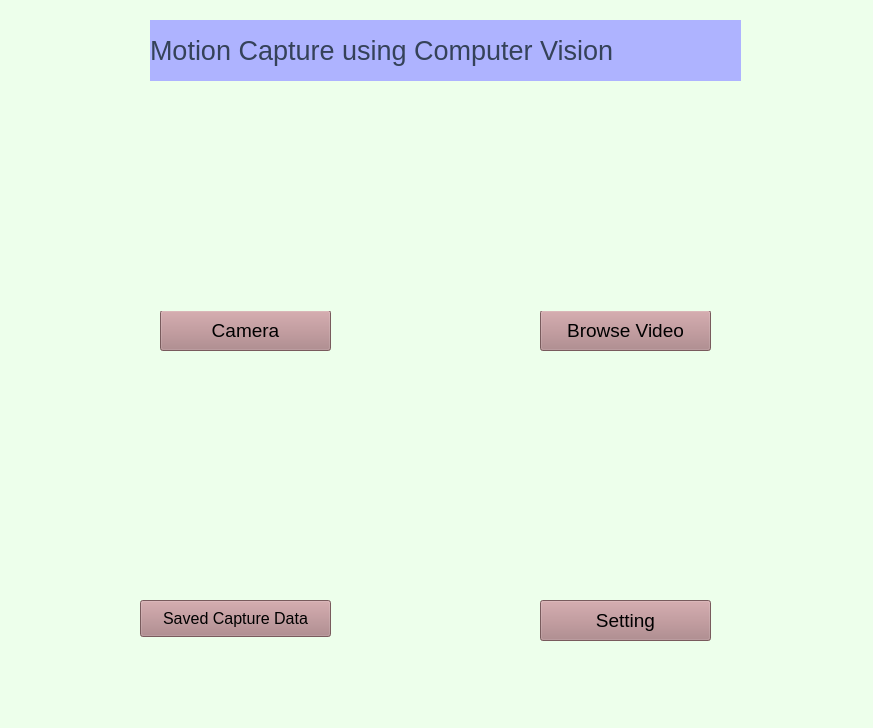
<?xml version="1.0" encoding="UTF-8"?>
<ui version="4.0">
 <class>MainWindow</class>
 <widget class="QMainWindow" name="MainWindow">
  <property name="geometry">
   <rect>
    <x>0</x>
    <y>0</y>
    <width>873</width>
    <height>728</height>
   </rect>
  </property>
  <property name="font">
   <font>
    <pointsize>15</pointsize>
   </font>
  </property>
  <property name="windowTitle">
   <string>MainWindow</string>
  </property>
  <property name="styleSheet">
   <string notr="true">background-color: rgb(237, 255, 235);</string>
  </property>
  <widget class="QWidget" name="centralwidget">
   <property name="styleSheet">
    <string notr="true"/>
   </property>
   <widget class="QPushButton" name="Camera_btn">
    <property name="geometry">
     <rect>
      <x>160</x>
      <y>310</y>
      <width>171</width>
      <height>41</height>
     </rect>
    </property>
    <property name="font">
     <font>
      <pointsize>14</pointsize>
     </font>
    </property>
    <property name="styleSheet">
     <string notr="true">background-color: rgb(165, 255, 245);
background-color: rgb(170, 127, 130);</string>
    </property>
    <property name="text">
     <string>Camera</string>
    </property>
   </widget>
   <widget class="QPushButton" name="BrouseVideo_btn">
    <property name="geometry">
     <rect>
      <x>540</x>
      <y>310</y>
      <width>171</width>
      <height>41</height>
     </rect>
    </property>
    <property name="font">
     <font>
      <pointsize>14</pointsize>
     </font>
    </property>
    <property name="styleSheet">
     <string notr="true">background-color: rgb(179, 255, 252);
background-color: rgb(170, 127, 130);</string>
    </property>
    <property name="text">
     <string>Browse Video</string>
    </property>
   </widget>
   <widget class="QPushButton" name="PreviousVideo_btn">
    <property name="geometry">
     <rect>
      <x>140</x>
      <y>600</y>
      <width>191</width>
      <height>37</height>
     </rect>
    </property>
    <property name="font">
     <font>
      <pointsize>12</pointsize>
     </font>
    </property>
    <property name="styleSheet">
     <string notr="true">background-color: rgb(175, 255, 246);
background-color: rgb(170, 127, 130);
</string>
    </property>
    <property name="text">
     <string>Saved Capture Data</string>
    </property>
   </widget>
   <widget class="QPushButton" name="Setting_btn">
    <property name="geometry">
     <rect>
      <x>540</x>
      <y>600</y>
      <width>171</width>
      <height>41</height>
     </rect>
    </property>
    <property name="font">
     <font>
      <pointsize>14</pointsize>
     </font>
    </property>
    <property name="styleSheet">
     <string notr="true">background-color: rgb(174, 255, 252);
background-color: rgb(170, 127, 130);</string>
    </property>
    <property name="text">
     <string>Setting</string>
    </property>
   </widget>
   <widget class="QLabel" name="label_2">
    <property name="geometry">
     <rect>
      <x>520</x>
      <y>130</y>
      <width>201</width>
      <height>181</height>
     </rect>
    </property>
    <property name="styleSheet">
     <string notr="true">image: url(:/newPrefix/file.png);</string>
    </property>
    <property name="text">
     <string/>
    </property>
    <property name="pixmap">
     <pixmap>../assets/images/file.png</pixmap>
    </property>
    <property name="scaledContents">
     <bool>true</bool>
    </property>
   </widget>
   <widget class="QLabel" name="label_4">
    <property name="geometry">
     <rect>
      <x>540</x>
      <y>410</y>
      <width>171</width>
      <height>171</height>
     </rect>
    </property>
    <property name="styleSheet">
     <string notr="true">image: url(:/newPrefix/setting.png);</string>
    </property>
    <property name="text">
     <string/>
    </property>
    <property name="pixmap">
     <pixmap>../assets/images/setting.png</pixmap>
    </property>
    <property name="scaledContents">
     <bool>true</bool>
    </property>
   </widget>
   <widget class="QLabel" name="label_5">
    <property name="geometry">
     <rect>
      <x>150</x>
      <y>20</y>
      <width>591</width>
      <height>61</height>
     </rect>
    </property>
    <property name="font">
     <font>
      <pointsize>20</pointsize>
     </font>
    </property>
    <property name="styleSheet">
     <string notr="true">color: rgb(53, 66, 89);
background-color: rgb(174, 179, 255);</string>
    </property>
    <property name="text">
     <string>Motion Capture using Computer Vision</string>
    </property>
   </widget>
   <widget class="QLabel" name="label">
    <property name="geometry">
     <rect>
      <x>150</x>
      <y>130</y>
      <width>191</width>
      <height>181</height>
     </rect>
    </property>
    <property name="styleSheet">
     <string notr="true">image: url(:/newPrefix/camera.png);</string>
    </property>
    <property name="text">
     <string/>
    </property>
    <property name="pixmap">
     <pixmap>../assets/images/camera.png</pixmap>
    </property>
    <property name="scaledContents">
     <bool>true</bool>
    </property>
   </widget>
   <widget class="QLabel" name="label_3">
    <property name="geometry">
     <rect>
      <x>130</x>
      <y>410</y>
      <width>221</width>
      <height>181</height>
     </rect>
    </property>
    <property name="styleSheet">
     <string notr="true">image: url(:/newPrefix/privious.png);</string>
    </property>
    <property name="text">
     <string/>
    </property>
    <property name="pixmap">
     <pixmap>privious.png</pixmap>
    </property>
    <property name="scaledContents">
     <bool>true</bool>
    </property>
   </widget>
  </widget>
  <widget class="QMenuBar" name="menubar">
   <property name="geometry">
    <rect>
     <x>0</x>
     <y>0</y>
     <width>873</width>
     <height>26</height>
    </rect>
   </property>
  </widget>
  <widget class="QStatusBar" name="statusbar"/>
 </widget>
 <resources>
  <include location="logo.qrc"/>
 </resources>
 <connections/>
</ui>
